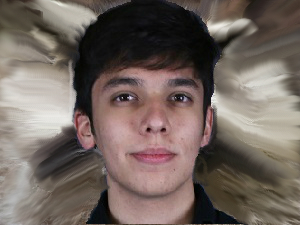
#> input picture Lab2/morphFirst.jpg, 300 x 225 px, found by its file name
$ python Warping3.py
#> lines starting #> are read from the running program, lines starting #| are printed output that depends on the picture
import cv2
from matplotlib.pyplot import *
from numpy import *

# [20 lines left out: function realValueIndex, not called in this run]

def getDistance(xLen, yLen):
    result = sqrt(xLen*xLen+yLen*yLen)
    return result

# [5 lines left out: function getDistanceCoo, not called in this run]

# initialize the list of reference points
refPt = []
temp = []
done = 0
# [22 lines left out: function click_and_crop, not called in this run]

##############################################################################################################
# load the image, clone it, and setup the mouse callback function
morph1 = cv2.imread("lab2/morphFirst.jpg")
#> morph1 is the input picture: shape (225, 300, 3); mean B, G, R 95.3, 101.9, 114.4
morph2 = cv2.imread("Lab2/morphSecond.jpg")
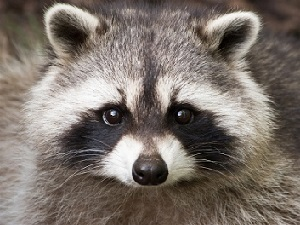
#> input picture Lab2/morphSecond.jpg, 300 x 225 px
#> morph2 is the input picture: shape (225, 300, 3); mean B, G, R 106.9, 114.4, 123.8
image = zeros(morph1.shape)
image = cv2.addWeighted( morph1, .5, morph2, .5, 0)
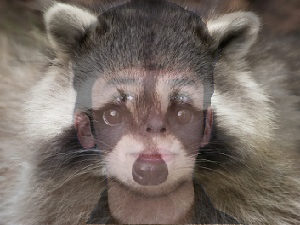
#> image: shape (225, 300, 3); mean B, G, R 101.1, 108.1, 119.1

clone = image.copy()
cv2.namedWindow("image")
cv2.setMouseCallback("image", click_and_crop)
while True:
    cv2.imshow("image", image)
    key = cv2.waitKey(1) & 0xFF
#> (key Esc is pressed here)

    # if the 'r' key is pressed, reset the selected points
    if key == ord("r"):
        image = clone.copy()
        refPt = []
    if done == 1:
        break

cv2.destroyAllWindows()
##############################################################################################################

#Save the chosen points
save = array(image, 'uint8')
cv2.imwrite('morph_points_chosen.jpg', save)

#morph2 refPt (selected sources become dests and vice versa)
refPt2 = []
for i in range(len(refPt)):
    refPt2.append([(refPt[i][1][0],refPt[i][1][1]),(refPt[i][0][0],refPt[i][0][1])])

#append anchors to target functions, and initialize e
cols = len(image[0])
rows = len(image)
e = 0.000000000000000000000000000000000000000001
refPt.append([(0, 0), (0, 0)])
refPt2.append([(0, 0), (0, 0)])
refPt.append([(cols, 0), (cols, 0)])
refPt2.append([(cols, 0), (cols, 0)])
refPt.append([(0, rows), (0, rows)])
refPt2.append([(0, rows), (0, rows)])
refPt.append([(cols, rows), (cols, rows)])
refPt2.append([(cols, rows), (cols, rows)])

# initialize: allControlDists will be used to store normalized eucledian distances
#            controlXs contains destination x coordinates
#            controlYs contains destination y coordinates
allControlDists = zeros(len(refPt))
controlXs = zeros(len(refPt))
controlYs = zeros(len(refPt))
controlXs2 = zeros(len(refPt))
controlYs2 = zeros(len(refPt))
for i in range(len(refPt)):
    controlXs[i] = refPt[i][1][0]
    controlYs[i] = refPt[i][1][1]
    controlXs2[i] = refPt2[i][1][0]
    controlYs2[i] = refPt2[i][1][1]

#initialized here, filled inside algorithm since constantly changing
distances = zeros(len(refPt))
distancesX = zeros(len(refPt))
distancesY = zeros(len(refPt))
distances2 = zeros(len(refPt))#for morph 2 (different step measures)
distancesX2 = zeros(len(refPt))
distancesY2 = zeros(len(refPt))
weight = zeros(len(distances))
#canvases for resulting images
morphed1 = zeros(image.shape)
morphed2 = zeros(image.shape)

n = 60#frames#frames#[important], first frame will be morph1 alone, and one xtra frame will be added for morph2 alone
step = 1/n#used to calculate stepped distances

for z in range(n+1):
    #CURRENT STEP
    currStep = step*(z+1)
    currStep2 = 1-(z+1)*step

    #initialize: distances contains eucledian distances from source to dest
    #            distancesX contains only distances from source x to dest x
    #            distancesY contains only distances form source y to dest y
    for i in range(len(refPt)):
        tempX = (refPt[i][0][0]-refPt[i][1][0])*currStep
        tempY = (refPt[i][0][1]-refPt[i][1][1])*currStep
        distances[i] = getDistance(tempX, tempY)
        distancesX[i] = tempX
        distancesY[i] = tempY

        tempX2 = (refPt2[i][0][0]-refPt2[i][1][0])*currStep2
        tempY2 = (refPt2[i][0][1]-refPt2[i][1][1])*currStep2
        distances2[i] = getDistance(tempX2, tempY2)
        distancesX2[i] = tempX2
        distancesY2[i] = tempY2

    #start algorithm
    for r in range(rows):
        sys.stdout.write('\r' + str(int(r / (rows - 1) * 100)) + '% pic #' + str(z + 1) + ' out of ' + str(n+1))
        sys.stdout.flush()
        for c in range(cols):
            #morph1
            allControlDists[:] = (1 /(getDistanceCoo(c, r, controlXs[:], controlYs[:])*currStep+e))
            denominator = sum(allControlDists)
            weight[:] = (allControlDists[:]) / denominator
            newX = sum(distancesX[:] * weight[:])
            newY = sum(distancesY[:] * weight[:])

            if (r + newY >= rows):
                newY = -r
            if (c + newX >= cols):
                newX = -c
            newX += c
            newY += r
            morphed1[r][c] = realValueIndex(morph1, newX, newY)

            #morph2
            allControlDists[:] = (1 / (getDistanceCoo(c, r, controlXs2[:], controlYs2[:])*currStep2+e))
            denominator = sum(allControlDists)
            weight[:] = (allControlDists[:]) / denominator
            newX = sum(distancesX2[:] * weight[:])
            newY = sum(distancesY2[:] * weight[:])

            if (r + newY >= rows):
                newY = -r
            if (c + newX >= cols):
                newX = -c
            newX += c
            newY += r
            morphed2[r][c] = realValueIndex(morph2, newX, newY)

    morphed1 = array(morphed1, 'uint8')
    morphed2 = array(morphed2, 'uint8')
    final = cv2.addWeighted(morphed1, 1-(z/n), morphed2, (z/n), 0)
    cv2.imwrite('morph{0}.jpg'.format(z), final)
